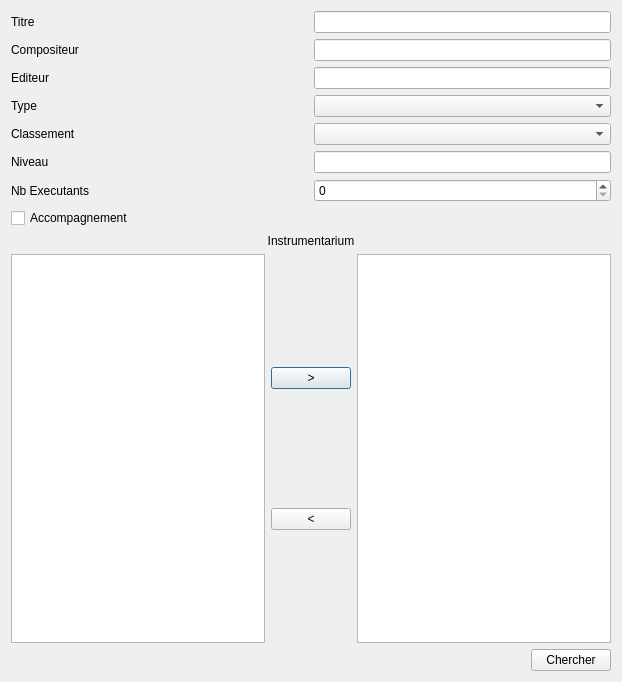
<?xml version="1.0" encoding="UTF-8"?>
<ui version="4.0">
 <class>Dialog</class>
 <widget class="QDialog" name="Dialog">
  <property name="geometry">
   <rect>
    <x>0</x>
    <y>0</y>
    <width>622</width>
    <height>682</height>
   </rect>
  </property>
  <property name="windowTitle">
   <string>Dialog</string>
  </property>
  <layout class="QGridLayout" name="gridLayout">
   <item row="0" column="0">
    <layout class="QVBoxLayout" name="verticalLayout_5">
     <item>
      <layout class="QVBoxLayout" name="verticalLayout_4">
       <item>
        <layout class="QVBoxLayout" name="verticalLayout">
         <item>
          <layout class="QHBoxLayout" name="horizontalLayout">
           <item>
            <widget class="QLabel" name="label">
             <property name="text">
              <string>Titre</string>
             </property>
             <property name="buddy">
              <cstring>lineEdit</cstring>
             </property>
            </widget>
           </item>
           <item>
            <widget class="QLineEdit" name="lineEdit">
             <property name="sizePolicy">
              <sizepolicy hsizetype="Preferred" vsizetype="Fixed">
               <horstretch>0</horstretch>
               <verstretch>0</verstretch>
              </sizepolicy>
             </property>
            </widget>
           </item>
          </layout>
         </item>
         <item>
          <layout class="QHBoxLayout" name="horizontalLayout_2">
           <item>
            <widget class="QLabel" name="label_2">
             <property name="text">
              <string>Compositeur</string>
             </property>
             <property name="buddy">
              <cstring>lineEdit_2</cstring>
             </property>
            </widget>
           </item>
           <item>
            <widget class="QLineEdit" name="lineEdit_2">
             <property name="sizePolicy">
              <sizepolicy hsizetype="Preferred" vsizetype="Fixed">
               <horstretch>0</horstretch>
               <verstretch>0</verstretch>
              </sizepolicy>
             </property>
            </widget>
           </item>
          </layout>
         </item>
         <item>
          <layout class="QHBoxLayout" name="horizontalLayout_3">
           <item>
            <widget class="QLabel" name="label_3">
             <property name="text">
              <string>Editeur</string>
             </property>
             <property name="buddy">
              <cstring>lineEdit_3</cstring>
             </property>
            </widget>
           </item>
           <item>
            <widget class="QLineEdit" name="lineEdit_3">
             <property name="sizePolicy">
              <sizepolicy hsizetype="Preferred" vsizetype="Fixed">
               <horstretch>0</horstretch>
               <verstretch>0</verstretch>
              </sizepolicy>
             </property>
            </widget>
           </item>
          </layout>
         </item>
         <item>
          <layout class="QHBoxLayout" name="horizontalLayout_4">
           <item>
            <widget class="QLabel" name="label_4">
             <property name="text">
              <string>Type</string>
             </property>
             <property name="buddy">
              <cstring>comboBox</cstring>
             </property>
            </widget>
           </item>
           <item>
            <widget class="QComboBox" name="comboBox">
             <property name="sizePolicy">
              <sizepolicy hsizetype="Preferred" vsizetype="Fixed">
               <horstretch>0</horstretch>
               <verstretch>0</verstretch>
              </sizepolicy>
             </property>
            </widget>
           </item>
          </layout>
         </item>
         <item>
          <layout class="QHBoxLayout" name="horizontalLayout_5">
           <item>
            <widget class="QLabel" name="label_5">
             <property name="text">
              <string>Classement</string>
             </property>
            </widget>
           </item>
           <item>
            <widget class="QComboBox" name="comboBox_2">
             <property name="sizePolicy">
              <sizepolicy hsizetype="Preferred" vsizetype="Fixed">
               <horstretch>0</horstretch>
               <verstretch>0</verstretch>
              </sizepolicy>
             </property>
            </widget>
           </item>
          </layout>
         </item>
         <item>
          <layout class="QHBoxLayout" name="horizontalLayout_6">
           <item>
            <widget class="QLabel" name="label_8">
             <property name="text">
              <string>Niveau</string>
             </property>
            </widget>
           </item>
           <item>
            <widget class="QLineEdit" name="lineEdit_4">
             <property name="sizePolicy">
              <sizepolicy hsizetype="Preferred" vsizetype="Fixed">
               <horstretch>0</horstretch>
               <verstretch>0</verstretch>
              </sizepolicy>
             </property>
            </widget>
           </item>
          </layout>
         </item>
         <item>
          <layout class="QHBoxLayout" name="horizontalLayout_7">
           <item>
            <widget class="QLabel" name="label_6">
             <property name="text">
              <string>Nb Executants</string>
             </property>
            </widget>
           </item>
           <item>
            <widget class="QSpinBox" name="spinBox">
             <property name="sizePolicy">
              <sizepolicy hsizetype="Preferred" vsizetype="Fixed">
               <horstretch>0</horstretch>
               <verstretch>0</verstretch>
              </sizepolicy>
             </property>
            </widget>
           </item>
          </layout>
         </item>
         <item>
          <widget class="QCheckBox" name="checkBox">
           <property name="text">
            <string>Accompagnement</string>
           </property>
          </widget>
         </item>
        </layout>
       </item>
       <item>
        <layout class="QVBoxLayout" name="verticalLayout_3">
         <item>
          <widget class="QLabel" name="label_7">
           <property name="text">
            <string>Instrumentarium</string>
           </property>
           <property name="alignment">
            <set>Qt::AlignCenter</set>
           </property>
          </widget>
         </item>
         <item>
          <layout class="QHBoxLayout" name="horizontalLayout_8">
           <item>
            <widget class="QListWidget" name="listWidget"/>
           </item>
           <item>
            <layout class="QVBoxLayout" name="verticalLayout_2">
             <item>
              <widget class="QPushButton" name="pushButton">
               <property name="text">
                <string>&gt;</string>
               </property>
              </widget>
             </item>
             <item>
              <widget class="QPushButton" name="pushButton_2">
               <property name="text">
                <string>&lt;</string>
               </property>
              </widget>
             </item>
            </layout>
           </item>
           <item>
            <widget class="QListWidget" name="listWidget_2"/>
           </item>
          </layout>
         </item>
        </layout>
       </item>
      </layout>
     </item>
     <item>
      <layout class="QHBoxLayout" name="horizontalLayout_9">
       <item>
        <spacer name="horizontalSpacer">
         <property name="orientation">
          <enum>Qt::Horizontal</enum>
         </property>
         <property name="sizeHint" stdset="0">
          <size>
           <width>40</width>
           <height>20</height>
          </size>
         </property>
        </spacer>
       </item>
       <item>
        <widget class="QPushButton" name="pushButton_3">
         <property name="text">
          <string>Chercher</string>
         </property>
        </widget>
       </item>
      </layout>
     </item>
    </layout>
   </item>
  </layout>
 </widget>
 <resources/>
 <connections/>
</ui>
